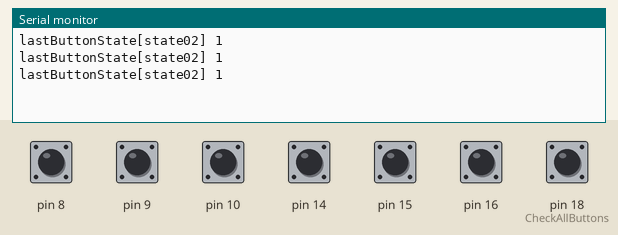
Simulated run of this sketch. Board: Arduino Leonardo, built with avr-gcc and run on an emulated ATmega32U4. On the bench: the last lines printed to the serial monitor. The inputs (shaded band) are chosen by the test bench; at power-on: pin 8–10, pin 14–16, pin 18 (CheckAllButtons) HIGH. USB keyboard and mouse output is not drawn.

Above: at 1.2 s.
1.3 s: pin 8 pulled LOW for 0.15 s
At 1.58 s:
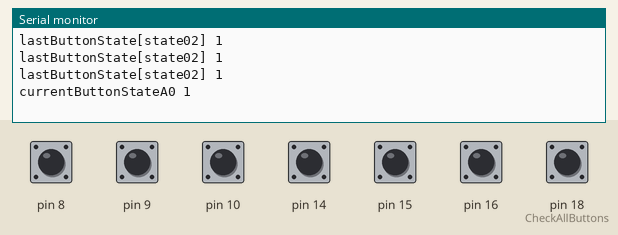
2.9 s: pin 9 pulled LOW for 0.15 s
At 4.1 s:
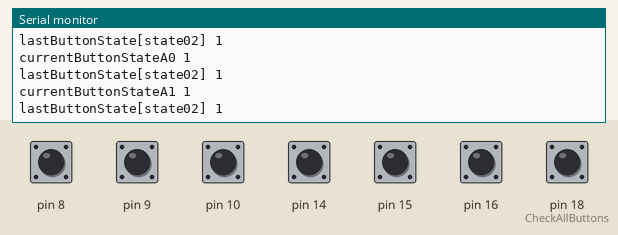

Measured:
- after the input at 1.3 s, the serial monitor: prints a new line after 0.15 s (image 1)
- after the input at 2.9 s, the serial monitor: prints a new line after 0.15 s (image 2)

The sketch:

F1_MicroUSBButtonBox_Arm.ino
```cpp
#include <Keypad.h>
#include <Joystick.h>

#define NUMBUTTONS 12
#define NUMROWS 2
#define NUMCOLS 4

//define the symbols on the buttons of the keypads
byte buttons[NUMROWS][NUMCOLS] = {
  {0,1,2,3},
  {4,5,6,7}
};

byte rowPins[NUMROWS] = {2,3}; //connect to the row pinouts of the keypad
byte colPins[NUMCOLS] = {4,5,6,7}; //connect to the column pinouts of the keypad

//initialize an instance of class NewKeypad
Keypad buttbx = Keypad( makeKeymap(buttons), rowPins, colPins, NUMROWS, NUMCOLS);

//initialize an Joystick with 56 buttons;
Joystick_ Joystick(JOYSTICK_DEFAULT_REPORT_ID,
  JOYSTICK_TYPE_JOYSTICK, 20, 0,
  false, false, false, false, false, false,
  false, false, false, false, false);


void setup() {
  Serial.begin(9600);
  pinMode(0, INPUT_PULLUP);
  pinMode(1, INPUT_PULLUP);
  pinMode(8, INPUT_PULLUP); // 3 w 01
  pinMode(9, INPUT_PULLUP); // 3 w 01
  pinMode(10, INPUT_PULLUP); // 3 w 02
  pinMode(16, INPUT_PULLUP); // 3 w 02
  pinMode(14, INPUT_PULLUP); // 2 w
  pinMode(15, INPUT_PULLUP); // 3 w 03
  pinMode(18, INPUT_PULLUP); // 3 w 03 (A0)
  //pinMode(A1, INPUT_PULLUP);
  //pinMode(A2, INPUT_PULLUP);
  //pinMode(A3, INPUT_PULLUP);
  Joystick.begin();
}

const int tempoApertoBotao = 150;

void pressButton(int numBotao) {
  Joystick.pressButton(numBotao);
  delay(tempoApertoBotao);
  Joystick.releaseButton(numBotao);
}

int lastButtonState[16] = { 0, 0, 0, 0, 0 ,0 ,0, 0 ,0 ,0, 0 ,0 ,0, 0 ,0 ,0 };
int lastButtonStateSize = sizeof(lastButtonState) / sizeof(int);

void pressButton2Way(int pinState, int joyButton, int joyButton2, int lastButtonStateNumb) {
  if (lastButtonState[lastButtonStateNumb] != pinState && pinState == 1) {
    pressButton(joyButton);
    lastButtonState[lastButtonStateNumb] = pinState;
    //Serial.print("if ");Serial.println(pinState);
  }else if (lastButtonState[lastButtonStateNumb] != pinState && pinState == 0) {
    pressButton(joyButton2);
    lastButtonState[lastButtonStateNumb] = pinState;
    //Serial.print("else if ");Serial.println(pinState);
  }
}

void pressButton3Way(int pinState1, int pinState2, int joyButton1, int joyButton2, int joyButton3,int initialArrayState) {

  int currentButtonStateA0 = pinState1;
  int currentButtonStateA1 = pinState2;
  int state01 = initialArrayState;
  int state02 = initialArrayState + 1;
  int state03 = initialArrayState + 2;


  for (int i = 0; i < 3; i++) {
    if (currentButtonStateA0 == 1 && lastButtonState[state01] == 0) {
      pressButton(joyButton1);
      lastButtonState[state01] = currentButtonStateA0;
      lastButtonState[state02] = 0;
      lastButtonState[state03] = 0;
      Serial.print("currentButtonStateA0 ");Serial.println(currentButtonStateA0);
    }else if (currentButtonStateA0 != 1 && currentButtonStateA1 != 1 && lastButtonState[state02] == 0) {
      pressButton(joyButton2);
      lastButtonState[state01] = 0;
      lastButtonState[state02] = 1;
      lastButtonState[state03] = 0;
      Serial.print("lastButtonState[state02] ");Serial.println(lastButtonState[state02]);
    }else if (currentButtonStateA1 == 1 && lastButtonState[state03] == 0) {
      pressButton(joyButton3);
      lastButtonState[state01] = 0;
      lastButtonState[state02] = 0;
      lastButtonState[state03] = currentButtonStateA1;
      Serial.print("currentButtonStateA1 ");Serial.println(currentButtonStateA1);
    }
  }
}


void loop() {
  CheckAllButtons();
  delay(0);
}


void CheckAllButtons(void) {

      pressButton2Way(!digitalRead(18), 8, 9, 0);
      //pressButton2Way(!digitalRead(9), 10, 11, 1);
      //pressButton2Way(!digitalRead(A0), 12, 13, 2);
      //pressButton2Way(!digitalRead(A1), 14, 15, 3);

      pressButton3Way(!digitalRead(8), !digitalRead(9), 10, 11, 12 , 1);
      pressButton3Way(!digitalRead(10), !digitalRead(16), 13, 14, 15 , 4);
      pressButton3Way(!digitalRead(14), !digitalRead(15), 16, 17, 18 , 7);
      //pressButton3Way(!digitalRead(A2), !digitalRead(A3), 25, 26, 27 , 15);

      if (buttbx.getKeys()) {
       for (int i=0; i<LIST_MAX; i++)   // Scan the whole key list.
        {
           if ( buttbx.key[i].stateChanged )   // Only find keys that have changed state.
            {
            switch (buttbx.key[i].kstate) {  // Report active key state : IDLE, PRESSED, HOLD, or RELEASED
                    case PRESSED:
                              Joystick.pressButton(buttbx.key[i].kchar);
                              //Serial.println("PRESSED");
                              break;
                    case HOLD:
                              Joystick.releaseButton(buttbx.key[i].kchar);
                              //Serial.println("HOLD");
                              break;
                    case RELEASED:
                              Joystick.releaseButton(buttbx.key[i].kchar);
                              //Serial.println("RELEASED");
                              break;
                    case IDLE:
                              Joystick.releaseButton(buttbx.key[i].kchar);
                              //Serial.println("IDLE");
                              break;
            }
           }
         }
     }
}
```
